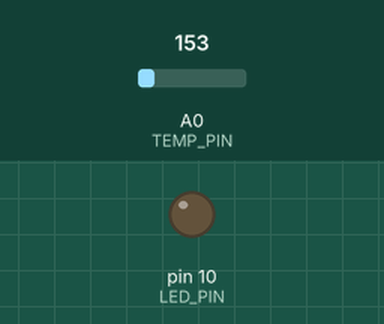
The sketch below on a simulated Arduino Uno, built with avr-gcc and run on an emulated ATmega328P. Shown: output pins drawn as LEDs (lit = HIGH). The test bench sets the inputs (shaded band); at power-on: A0 (TEMP_PIN) = 153. What the sketch prints to the serial monitor is not drawn.

Above: at 2.8 s.
2.9 s: A0 (TEMP_PIN) set to 172
At 3.3 s:
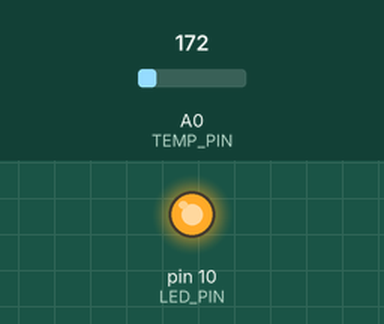
4.5 s: A0 (TEMP_PIN) set to 133
At 6.1 s:
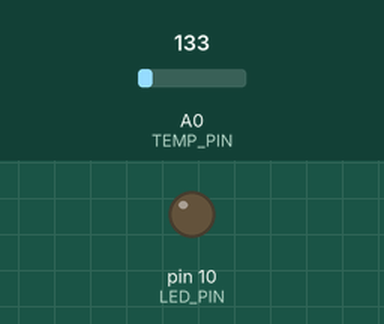
6.5 s: A0 (TEMP_PIN) set to 165
At 7.6 s:
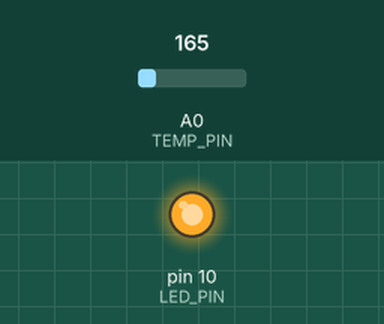
Timing chart, 0 to 9.5 s (numbered marks = the images above; inputs shaded):
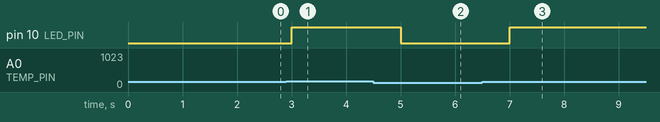

Measured:
- the behaviour switches between 163 and 164 on A0 (TEMP_PIN) (found by bisection; images 0 and 1)
- after the input at 2.9 s, pin 10 (LED_PIN): LOW → HIGH after 0.10 s
- after the input at 4.5 s, pin 10 (LED_PIN): HIGH → LOW after 0.50 s
- after the input at 6.5 s, pin 10 (LED_PIN): LOW → HIGH after 0.50 s

The sketch:

virtual_smart_sensor_system.ino
```cpp
// -----------------------------
// Virtual Smart Sensor System
// -----------------------------


// Pin definitions
#define TEMP_PIN A0
#define LED_PIN 10

// Threshold temperature
#define TEMP_THRESHOLD 30.0

// Timer variables (for millis)
unsigned long interval = 1000;  //1 second
unsigned long previousMillis = 0;

// -----------------------------
void setup()
{
  pinMode(LED_PIN, OUTPUT);
  Serial.begin(9600);
  Serial.println("System Started...");
}

// -----------------------------
void loop()
{
  unsigned long currentMillis = millis();

  // Non-blocking delay (runs every 1 sec)
  if(currentMillis - previousMillis >= interval)
  {
    previousMillis = currentMillis;

    float temperature = readTemperature();
    controlLED(temperature);
    printData(temperature);
  }
}

// -----------------------------
// Read temperature from sensor
float readTemperature()
{

  int adcValue = analogRead(TEMP_PIN);

  // Convert to voltage (0–5V)
  float Voltage = adcValue * (5.0 / 1023.0);

  // TMP36 formula
  float tempInCelcius = (Voltage - 0.5) / 0.01;

  return tempInCelcius;
}

// -----------------------------
// Control LED based on temperature
void controlLED(float temp)
{
  if (temp > TEMP_THRESHOLD) {
    digitalWrite(LED_PIN, HIGH);
  } else {
    digitalWrite(LED_PIN, LOW);
  }
}

// -----------------------------
// Print data to Serial Monitor
void printData(float temp)
{
  Serial.print("Temp: ");
  Serial.print(temp);
  Serial.write(0xB0); // Prints the degree symbol Using Extended ASCII (Hex 0xB0)
  Serial.print("C | Status: ");

  if (temp > TEMP_THRESHOLD) {
    Serial.println("HIGH");
  } else {
    Serial.println("NORMAL");
  }
}
```
